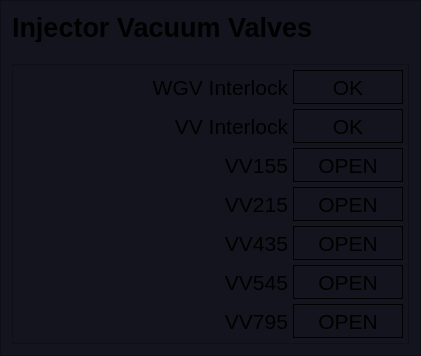
   <widget class="QFrame" name="frame_cameras_2">
    <property name="geometry">
     <rect>
      <x>10</x>
      <y>235</y>
      <width>421</width>
      <height>356</height>
     </rect>
    </property>
    <property name="styleSheet">
     <string notr="true">background-color: rgb(20,20,30);</string>
    </property>
    <property name="frameShape">
     <enum>QFrame::StyledPanel</enum>
    </property>
    <property name="frameShadow">
     <enum>QFrame::Raised</enum>
    </property>
    <layout class="QGridLayout" name="gridLayout_5">
     <item row="0" column="0">
      <widget class="QLabel" name="label_38">
       <property name="maximumSize">
        <size>
         <width>16777215</width>
         <height>30</height>
        </size>
       </property>
       <property name="font">
        <font>
         <pointsize>20</pointsize>
         <weight>75</weight>
         <bold>true</bold>
        </font>
       </property>
       <property name="text">
        <string>Injector Vacuum Valves</string>
       </property>
       <property name="alignment">
        <set>Qt::AlignLeading|Qt::AlignLeft|Qt::AlignVCenter</set>
       </property>
      </widget>
     </item>
     <item row="1" column="0">
      <widget class="PyDMDrawingLine" name="PyDMDrawingLine_2">
       <property name="minimumSize">
        <size>
         <width>0</width>
         <height>10</height>
        </size>
       </property>
       <property name="maximumSize">
        <size>
         <width>16777215</width>
         <height>10</height>
        </size>
       </property>
       <property name="toolTip">
        <string/>
       </property>
       <property name="brush" stdset="0">
        <brush brushstyle="SolidPattern">
         <color alpha="255">
          <red>200</red>
          <green>200</green>
          <blue>200</blue>
         </color>
        </brush>
       </property>
       <property name="penColor" stdset="0">
        <color>
         <red>80</red>
         <green>80</green>
         <blue>80</blue>
        </color>
       </property>
       <property name="penWidth" stdset="0">
        <double>1.000000000000000</double>
       </property>
      </widget>
     </item>
     <item row="2" column="0">
      <widget class="QFrame" name="frame_4">
       <property name="frameShape">
        <enum>QFrame::StyledPanel</enum>
       </property>
       <property name="frameShadow">
        <enum>QFrame::Raised</enum>
       </property>
       <layout class="QGridLayout" name="gridLayout_4">
        <property name="leftMargin">
         <number>5</number>
        </property>
        <property name="topMargin">
         <number>5</number>
        </property>
        <property name="rightMargin">
         <number>5</number>
        </property>
        <property name="bottomMargin">
         <number>5</number>
        </property>
        <property name="spacing">
         <number>5</number>
        </property>
        <item row="6" column="0">
         <widget class="QLabel" name="label_50">
          <property name="font">
           <font>
            <pointsize>16</pointsize>
            <weight>50</weight>
            <bold>false</bold>
           </font>
          </property>
          <property name="text">
           <string>VV795</string>
          </property>
          <property name="alignment">
           <set>Qt::AlignRight|Qt::AlignTrailing|Qt::AlignVCenter</set>
          </property>
         </widget>
        </item>
        <item row="3" column="0">
         <widget class="QLabel" name="label_47">
          <property name="font">
           <font>
            <pointsize>16</pointsize>
            <weight>50</weight>
            <bold>false</bold>
           </font>
          </property>
          <property name="text">
           <string>VV215</string>
          </property>
          <property name="alignment">
           <set>Qt::AlignRight|Qt::AlignTrailing|Qt::AlignVCenter</set>
          </property>
         </widget>
        </item>
        <item row="4" column="0">
         <widget class="QLabel" name="label_48">
          <property name="font">
           <font>
            <pointsize>16</pointsize>
            <weight>50</weight>
            <bold>false</bold>
           </font>
          </property>
          <property name="text">
           <string>VV435</string>
          </property>
          <property name="alignment">
           <set>Qt::AlignRight|Qt::AlignTrailing|Qt::AlignVCenter</set>
          </property>
         </widget>
        </item>
        <item row="1" column="1">
         <widget class="PyDMLabel" name="pwr_gun_7">
          <property name="maximumSize">
           <size>
            <width>110</width>
            <height>40</height>
           </size>
          </property>
          <property name="font">
           <font>
            <pointsize>16</pointsize>
           </font>
          </property>
          <property name="toolTip">
           <string/>
          </property>
          <property name="styleSheet">
           <string notr="true">PyDMLabel {
  border-radius: 2px;
}
PyDMLabel[alarmSensitiveBorder=&quot;true&quot;][alarmSeverity=&quot;0&quot;] {
  background-color: rgb(0,0,10);
  color: rgb(0,255,0);
}

PyDMLabel[alarmSensitiveBorder=&quot;true&quot;][alarmSeverity=&quot;1&quot;] {
  background-color: rgb(0,0,10);
  color: rgb(255,255,0);
}

PyDMLabel[alarmSensitiveBorder=&quot;true&quot;][alarmSeverity=&quot;2&quot;] {
  background-color: rgb(255,0,0);
  color: rgb(255,255,255);
}

PyDMLabel[alarmSensitiveBorder=&quot;true&quot;][alarmSeverity=&quot;3&quot;] {
  background-color: rgb(192,0,255);
  color: rgb(255,255,0);
}

PyDMLabel[alarmSensitiveBorder=&quot;true&quot;][alarmSeverity=&quot;4&quot;] {
  color: rgb(218,218,218);
  background-color: rgb(25,25,25);
}</string>
          </property>
          <property name="frameShape">
           <enum>QFrame::Box</enum>
          </property>
          <property name="frameShadow">
           <enum>QFrame::Plain</enum>
          </property>
          <property name="text">
           <string>OK</string>
          </property>
          <property name="alignment">
           <set>Qt::AlignCenter</set>
          </property>
          <property name="precision" stdset="0">
           <number>1</number>
          </property>
          <property name="showUnits" stdset="0">
           <bool>true</bool>
          </property>
          <property name="precisionFromPV" stdset="0">
           <bool>false</bool>
          </property>
          <property name="alarmSensitiveContent" stdset="0">
           <bool>false</bool>
          </property>
          <property name="alarmSensitiveBorder" stdset="0">
           <bool>true</bool>
          </property>
          <property name="PyDMToolTip" stdset="0">
           <string/>
          </property>
          <property name="channel" stdset="0">
           <string>MKSU:LI10:21:WGVACSUM</string>
          </property>
          <property name="enableRichText" stdset="0">
           <bool>false</bool>
          </property>
         </widget>
        </item>
        <item row="1" column="0">
         <widget class="QLabel" name="label_52">
          <property name="font">
           <font>
            <pointsize>16</pointsize>
            <weight>50</weight>
            <bold>false</bold>
           </font>
          </property>
          <property name="text">
           <string>VV Interlock</string>
          </property>
          <property name="alignment">
           <set>Qt::AlignRight|Qt::AlignTrailing|Qt::AlignVCenter</set>
          </property>
         </widget>
        </item>
        <item row="4" column="1">
         <widget class="PyDMLabel" name="pwr_gun_3">
          <property name="maximumSize">
           <size>
            <width>110</width>
            <height>40</height>
           </size>
          </property>
          <property name="font">
           <font>
            <pointsize>16</pointsize>
           </font>
          </property>
          <property name="toolTip">
           <string/>
          </property>
          <property name="styleSheet">
           <string notr="true">PyDMLabel {
  border-radius: 2px;
}
PyDMLabel[alarmSensitiveBorder=&quot;true&quot;][alarmSeverity=&quot;0&quot;] {
  background-color: rgb(0,0,10);
  color: rgb(0,255,0);
}

PyDMLabel[alarmSensitiveBorder=&quot;true&quot;][alarmSeverity=&quot;1&quot;] {
  background-color: rgb(0,0,10);
  color: rgb(255,255,0);
}

PyDMLabel[alarmSensitiveBorder=&quot;true&quot;][alarmSeverity=&quot;2&quot;] {
  background-color: rgb(255,0,0);
  color: rgb(255,255,255);
}

PyDMLabel[alarmSensitiveBorder=&quot;true&quot;][alarmSeverity=&quot;3&quot;] {
  background-color: rgb(192,0,255);
  color: rgb(255,255,0);
}

PyDMLabel[alarmSensitiveBorder=&quot;true&quot;][alarmSeverity=&quot;4&quot;] {
  color: rgb(218,218,218);
  background-color: rgb(25,25,25);
}</string>
          </property>
          <property name="frameShape">
           <enum>QFrame::Box</enum>
          </property>
          <property name="frameShadow">
           <enum>QFrame::Plain</enum>
          </property>
          <property name="text">
           <string>OPEN</string>
          </property>
          <property name="alignment">
           <set>Qt::AlignCenter</set>
          </property>
          <property name="precision" stdset="0">
           <number>1</number>
          </property>
          <property name="showUnits" stdset="0">
           <bool>true</bool>
          </property>
          <property name="precisionFromPV" stdset="0">
           <bool>false</bool>
          </property>
          <property name="alarmSensitiveContent" stdset="0">
           <bool>false</bool>
          </property>
          <property name="alarmSensitiveBorder" stdset="0">
           <bool>true</bool>
          </property>
          <property name="PyDMToolTip" stdset="0">
           <string/>
          </property>
          <property name="channel" stdset="0">
           <string>VVPG:IN10:435:POSITION</string>
          </property>
          <property name="enableRichText" stdset="0">
           <bool>false</bool>
          </property>
         </widget>
        </item>
        <item row="6" column="1">
         <widget class="PyDMLabel" name="pwr_gun_5">
          <property name="maximumSize">
           <size>
            <width>110</width>
            <height>40</height>
           </size>
          </property>
          <property name="font">
           <font>
            <pointsize>16</pointsize>
           </font>
          </property>
          <property name="toolTip">
           <string/>
          </property>
          <property name="styleSheet">
           <string notr="true">PyDMLabel {
  border-radius: 2px;
}
PyDMLabel[alarmSensitiveBorder=&quot;true&quot;][alarmSeverity=&quot;0&quot;] {
  background-color: rgb(0,0,10);
  color: rgb(0,255,0);
}

PyDMLabel[alarmSensitiveBorder=&quot;true&quot;][alarmSeverity=&quot;1&quot;] {
  background-color: rgb(0,0,10);
  color: rgb(255,255,0);
}

PyDMLabel[alarmSensitiveBorder=&quot;true&quot;][alarmSeverity=&quot;2&quot;] {
  background-color: rgb(255,0,0);
  color: rgb(255,255,255);
}

PyDMLabel[alarmSensitiveBorder=&quot;true&quot;][alarmSeverity=&quot;3&quot;] {
  background-color: rgb(192,0,255);
  color: rgb(255,255,0);
}

PyDMLabel[alarmSensitiveBorder=&quot;true&quot;][alarmSeverity=&quot;4&quot;] {
  color: rgb(218,218,218);
  background-color: rgb(25,25,25);
}</string>
          </property>
          <property name="frameShape">
           <enum>QFrame::Box</enum>
          </property>
          <property name="frameShadow">
           <enum>QFrame::Plain</enum>
          </property>
          <property name="text">
           <string>OPEN</string>
          </property>
          <property name="alignment">
           <set>Qt::AlignCenter</set>
          </property>
          <property name="precision" stdset="0">
           <number>1</number>
          </property>
          <property name="showUnits" stdset="0">
           <bool>true</bool>
          </property>
          <property name="precisionFromPV" stdset="0">
           <bool>false</bool>
          </property>
          <property name="alarmSensitiveContent" stdset="0">
           <bool>false</bool>
          </property>
          <property name="alarmSensitiveBorder" stdset="0">
           <bool>true</bool>
          </property>
          <property name="PyDMToolTip" stdset="0">
           <string/>
          </property>
          <property name="channel" stdset="0">
           <string>VVPG:IN10:795:POSITION</string>
          </property>
          <property name="enableRichText" stdset="0">
           <bool>false</bool>
          </property>
         </widget>
        </item>
        <item row="5" column="1">
         <widget class="PyDMLabel" name="pwr_gun_4">
          <property name="maximumSize">
           <size>
            <width>110</width>
            <height>40</height>
           </size>
          </property>
          <property name="font">
           <font>
            <pointsize>16</pointsize>
           </font>
          </property>
          <property name="toolTip">
           <string/>
          </property>
          <property name="styleSheet">
           <string notr="true">PyDMLabel {
  border-radius: 2px;
}
PyDMLabel[alarmSensitiveBorder=&quot;true&quot;][alarmSeverity=&quot;0&quot;] {
  background-color: rgb(0,0,10);
  color: rgb(0,255,0);
}

PyDMLabel[alarmSensitiveBorder=&quot;true&quot;][alarmSeverity=&quot;1&quot;] {
  background-color: rgb(0,0,10);
  color: rgb(255,255,0);
}

PyDMLabel[alarmSensitiveBorder=&quot;true&quot;][alarmSeverity=&quot;2&quot;] {
  background-color: rgb(255,0,0);
  color: rgb(255,255,255);
}

PyDMLabel[alarmSensitiveBorder=&quot;true&quot;][alarmSeverity=&quot;3&quot;] {
  background-color: rgb(192,0,255);
  color: rgb(255,255,0);
}

PyDMLabel[alarmSensitiveBorder=&quot;true&quot;][alarmSeverity=&quot;4&quot;] {
  color: rgb(218,218,218);
  background-color: rgb(25,25,25);
}</string>
          </property>
          <property name="frameShape">
           <enum>QFrame::Box</enum>
          </property>
          <property name="frameShadow">
           <enum>QFrame::Plain</enum>
          </property>
          <property name="text">
           <string>OPEN</string>
          </property>
          <property name="alignment">
           <set>Qt::AlignCenter</set>
          </property>
          <property name="precision" stdset="0">
           <number>1</number>
          </property>
          <property name="showUnits" stdset="0">
           <bool>true</bool>
          </property>
          <property name="precisionFromPV" stdset="0">
           <bool>false</bool>
          </property>
          <property name="alarmSensitiveContent" stdset="0">
           <bool>false</bool>
          </property>
          <property name="alarmSensitiveBorder" stdset="0">
           <bool>true</bool>
          </property>
          <property name="PyDMToolTip" stdset="0">
           <string/>
          </property>
          <property name="channel" stdset="0">
           <string>VVPG:IN10:545:POSITION</string>
          </property>
          <property name="enableRichText" stdset="0">
           <bool>false</bool>
          </property>
         </widget>
        </item>
        <item row="2" column="0">
         <widget class="QLabel" name="label_46">
          <property name="font">
           <font>
            <pointsize>16</pointsize>
            <weight>50</weight>
            <bold>false</bold>
           </font>
          </property>
          <property name="text">
           <string>VV155</string>
          </property>
          <property name="alignment">
           <set>Qt::AlignRight|Qt::AlignTrailing|Qt::AlignVCenter</set>
          </property>
         </widget>
        </item>
        <item row="3" column="1">
         <widget class="PyDMLabel" name="pwr_gun_2">
          <property name="maximumSize">
           <size>
            <width>110</width>
            <height>40</height>
           </size>
          </property>
          <property name="font">
           <font>
            <pointsize>16</pointsize>
           </font>
          </property>
          <property name="toolTip">
           <string/>
          </property>
          <property name="styleSheet">
           <string notr="true">PyDMLabel {
  border-radius: 2px;
}
PyDMLabel[alarmSensitiveBorder=&quot;true&quot;][alarmSeverity=&quot;0&quot;] {
  background-color: rgb(0,0,10);
  color: rgb(0,255,0);
}

PyDMLabel[alarmSensitiveBorder=&quot;true&quot;][alarmSeverity=&quot;1&quot;] {
  background-color: rgb(0,0,10);
  color: rgb(255,255,0);
}

PyDMLabel[alarmSensitiveBorder=&quot;true&quot;][alarmSeverity=&quot;2&quot;] {
  background-color: rgb(255,0,0);
  color: rgb(255,255,255);
}

PyDMLabel[alarmSensitiveBorder=&quot;true&quot;][alarmSeverity=&quot;3&quot;] {
  background-color: rgb(192,0,255);
  color: rgb(255,255,0);
}

PyDMLabel[alarmSensitiveBorder=&quot;true&quot;][alarmSeverity=&quot;4&quot;] {
  color: rgb(218,218,218);
  background-color: rgb(25,25,25);
}</string>
          </property>
          <property name="frameShape">
           <enum>QFrame::Box</enum>
          </property>
          <property name="frameShadow">
           <enum>QFrame::Plain</enum>
          </property>
          <property name="text">
           <string>OPEN</string>
          </property>
          <property name="alignment">
           <set>Qt::AlignCenter</set>
          </property>
          <property name="precision" stdset="0">
           <number>1</number>
          </property>
          <property name="showUnits" stdset="0">
           <bool>true</bool>
          </property>
          <property name="precisionFromPV" stdset="0">
           <bool>false</bool>
          </property>
          <property name="alarmSensitiveContent" stdset="0">
           <bool>false</bool>
          </property>
          <property name="alarmSensitiveBorder" stdset="0">
           <bool>true</bool>
          </property>
          <property name="PyDMToolTip" stdset="0">
           <string/>
          </property>
          <property name="channel" stdset="0">
           <string>VVPG:IN10:215:POSITION</string>
          </property>
          <property name="enableRichText" stdset="0">
           <bool>false</bool>
          </property>
         </widget>
        </item>
        <item row="2" column="1">
         <widget class="PyDMLabel" name="pwr_gun">
          <property name="maximumSize">
           <size>
            <width>110</width>
            <height>40</height>
           </size>
          </property>
          <property name="font">
           <font>
            <pointsize>16</pointsize>
           </font>
          </property>
          <property name="toolTip">
           <string/>
          </property>
          <property name="styleSheet">
           <string notr="true">PyDMLabel {
  border-radius: 2px;
}
PyDMLabel[alarmSensitiveBorder=&quot;true&quot;][alarmSeverity=&quot;0&quot;] {
  background-color: rgb(0,0,10);
  color: rgb(0,255,0);
}

PyDMLabel[alarmSensitiveBorder=&quot;true&quot;][alarmSeverity=&quot;1&quot;] {
  background-color: rgb(0,0,10);
  color: rgb(255,255,0);
}

PyDMLabel[alarmSensitiveBorder=&quot;true&quot;][alarmSeverity=&quot;2&quot;] {
  background-color: rgb(255,0,0);
  color: rgb(255,255,255);
}

PyDMLabel[alarmSensitiveBorder=&quot;true&quot;][alarmSeverity=&quot;3&quot;] {
  background-color: rgb(192,0,255);
  color: rgb(255,255,0);
}

PyDMLabel[alarmSensitiveBorder=&quot;true&quot;][alarmSeverity=&quot;4&quot;] {
  color: rgb(218,218,218);
  background-color: rgb(25,25,25);
}</string>
          </property>
          <property name="frameShape">
           <enum>QFrame::Box</enum>
          </property>
          <property name="frameShadow">
           <enum>QFrame::Plain</enum>
          </property>
          <property name="text">
           <string>OPEN</string>
          </property>
          <property name="alignment">
           <set>Qt::AlignCenter</set>
          </property>
          <property name="precision" stdset="0">
           <number>1</number>
          </property>
          <property name="showUnits" stdset="0">
           <bool>true</bool>
          </property>
          <property name="precisionFromPV" stdset="0">
           <bool>false</bool>
          </property>
          <property name="alarmSensitiveContent" stdset="0">
           <bool>false</bool>
          </property>
          <property name="alarmSensitiveBorder" stdset="0">
           <bool>true</bool>
          </property>
          <property name="PyDMToolTip" stdset="0">
           <string/>
          </property>
          <property name="channel" stdset="0">
           <string>VVPG:IN10:155:POSITION</string>
          </property>
          <property name="enableRichText" stdset="0">
           <bool>false</bool>
          </property>
         </widget>
        </item>
        <item row="5" column="0">
         <widget class="QLabel" name="label_49">
          <property name="font">
           <font>
            <pointsize>16</pointsize>
            <weight>50</weight>
            <bold>false</bold>
           </font>
          </property>
          <property name="text">
           <string>VV545</string>
          </property>
          <property name="alignment">
           <set>Qt::AlignRight|Qt::AlignTrailing|Qt::AlignVCenter</set>
          </property>
         </widget>
        </item>
        <item row="0" column="1">
         <widget class="PyDMLabel" name="pwr_gun_6">
          <property name="maximumSize">
           <size>
            <width>110</width>
            <height>40</height>
           </size>
          </property>
          <property name="font">
           <font>
            <pointsize>16</pointsize>
           </font>
          </property>
          <property name="toolTip">
           <string/>
          </property>
          <property name="styleSheet">
           <string notr="true">PyDMLabel {
  border-radius: 2px;
}
PyDMLabel[alarmSensitiveBorder=&quot;true&quot;][alarmSeverity=&quot;0&quot;] {
  background-color: rgb(0,0,10);
  color: rgb(0,255,0);
}

PyDMLabel[alarmSensitiveBorder=&quot;true&quot;][alarmSeverity=&quot;1&quot;] {
  background-color: rgb(0,0,10);
  color: rgb(255,255,0);
}

PyDMLabel[alarmSensitiveBorder=&quot;true&quot;][alarmSeverity=&quot;2&quot;] {
  background-color: rgb(255,0,0);
  color: rgb(255,255,255);
}

PyDMLabel[alarmSensitiveBorder=&quot;true&quot;][alarmSeverity=&quot;3&quot;] {
  background-color: rgb(192,0,255);
  color: rgb(255,255,0);
}

PyDMLabel[alarmSensitiveBorder=&quot;true&quot;][alarmSeverity=&quot;4&quot;] {
  color: rgb(218,218,218);
  background-color: rgb(25,25,25);
}</string>
          </property>
          <property name="frameShape">
           <enum>QFrame::Box</enum>
          </property>
          <property name="frameShadow">
           <enum>QFrame::Plain</enum>
          </property>
          <property name="text">
           <string>OK</string>
          </property>
          <property name="alignment">
           <set>Qt::AlignCenter</set>
          </property>
          <property name="precision" stdset="0">
           <number>1</number>
          </property>
          <property name="showUnits" stdset="0">
           <bool>true</bool>
          </property>
          <property name="precisionFromPV" stdset="0">
           <bool>false</bool>
          </property>
          <property name="alarmSensitiveContent" stdset="0">
           <bool>false</bool>
          </property>
          <property name="alarmSensitiveBorder" stdset="0">
           <bool>true</bool>
          </property>
          <property name="PyDMToolTip" stdset="0">
           <string/>
          </property>
          <property name="channel" stdset="0">
           <string>PLC:IN10:VA01:VVINTLKSUM</string>
          </property>
          <property name="enableRichText" stdset="0">
           <bool>false</bool>
          </property>
         </widget>
        </item>
        <item row="0" column="0">
         <widget class="QLabel" name="label_51">
          <property name="font">
           <font>
            <pointsize>16</pointsize>
            <weight>50</weight>
            <bold>false</bold>
           </font>
          </property>
          <property name="text">
           <string>WGV Interlock</string>
          </property>
          <property name="alignment">
           <set>Qt::AlignRight|Qt::AlignTrailing|Qt::AlignVCenter</set>
          </property>
         </widget>
        </item>
       </layout>
      </widget>
     </item>
    </layout>
   </widget>
